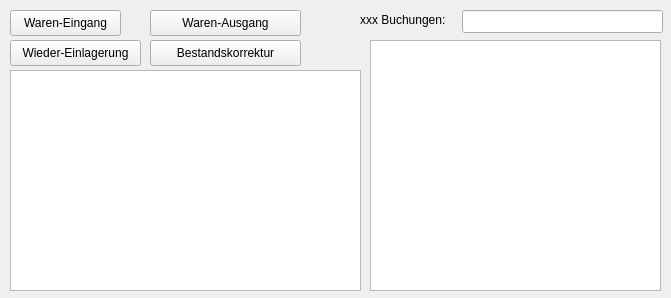
<?xml version="1.0" encoding="UTF-8"?>
<ui version="4.0">
 <class>Form_lager</class>
 <widget class="QWidget" name="Form_lager">
  <property name="geometry">
   <rect>
    <x>0</x>
    <y>0</y>
    <width>671</width>
    <height>298</height>
   </rect>
  </property>
  <property name="windowTitle">
   <string>Form</string>
  </property>
  <widget class="QLabel" name="label_suche">
   <property name="geometry">
    <rect>
     <x>360</x>
     <y>10</y>
     <width>101</width>
     <height>20</height>
    </rect>
   </property>
   <property name="text">
    <string>xxx Buchungen:</string>
   </property>
  </widget>
  <widget class="QLineEdit" name="lineEdit_suche">
   <property name="geometry">
    <rect>
     <x>462</x>
     <y>10</y>
     <width>201</width>
     <height>23</height>
    </rect>
   </property>
   <property name="toolTip">
    <string>&lt;html&gt;&lt;head/&gt;&lt;body&gt;&lt;p&gt;Tabellenfilter&lt;/p&gt;&lt;/body&gt;&lt;/html&gt;</string>
   </property>
  </widget>
  <widget class="QTableView" name="tableView">
   <property name="geometry">
    <rect>
     <x>10</x>
     <y>70</y>
     <width>351</width>
     <height>221</height>
    </rect>
   </property>
   <property name="dragEnabled">
    <bool>true</bool>
   </property>
   <property name="alternatingRowColors">
    <bool>true</bool>
   </property>
  </widget>
  <widget class="QPushButton" name="pushButton_in">
   <property name="geometry">
    <rect>
     <x>10</x>
     <y>10</y>
     <width>111</width>
     <height>26</height>
    </rect>
   </property>
   <property name="toolTip">
    <string>&lt;html&gt;&lt;head/&gt;&lt;body&gt;&lt;p&gt;Einen Wareneingang wird dann gebucht, wenn Ware von einem Lieferanten kommt und ins Lager eingelagert wird.Hier vorgenommene Buchungen haben Einfluss auf das Bestell-Modul&lt;/p&gt;&lt;p&gt;&lt;br/&gt;&lt;/p&gt;&lt;/body&gt;&lt;/html&gt;</string>
   </property>
   <property name="text">
    <string>Waren-Eingang</string>
   </property>
  </widget>
  <widget class="QPushButton" name="pushButton_out">
   <property name="geometry">
    <rect>
     <x>150</x>
     <y>10</y>
     <width>151</width>
     <height>26</height>
    </rect>
   </property>
   <property name="toolTip">
    <string>&lt;html&gt;&lt;head/&gt;&lt;body&gt;&lt;p&gt;Einen Wareneingang wird dann gebucht, wenn Ware aus dem Lager entnommen wird.&lt;/p&gt;&lt;/body&gt;&lt;/html&gt;</string>
   </property>
   <property name="text">
    <string>Waren-Ausgang</string>
   </property>
  </widget>
  <widget class="QTableView" name="tableView_artikel">
   <property name="geometry">
    <rect>
     <x>370</x>
     <y>40</y>
     <width>291</width>
     <height>251</height>
    </rect>
   </property>
   <property name="dragEnabled">
    <bool>true</bool>
   </property>
   <property name="alternatingRowColors">
    <bool>true</bool>
   </property>
  </widget>
  <widget class="QPushButton" name="pushButton_inagain">
   <property name="geometry">
    <rect>
     <x>10</x>
     <y>40</y>
     <width>131</width>
     <height>26</height>
    </rect>
   </property>
   <property name="toolTip">
    <string>&lt;html&gt;&lt;head/&gt;&lt;body&gt;&lt;p&gt;Eine Wieder-Einlagerung wird dann gebucht, wenn Ware z.B. aus dem Bankraum wieder ins Lager eingelagert wird.&lt;/p&gt;&lt;/body&gt;&lt;/html&gt;</string>
   </property>
   <property name="text">
    <string>Wieder-Einlagerung</string>
   </property>
  </widget>
  <widget class="QPushButton" name="pushButton_korrektur">
   <property name="geometry">
    <rect>
     <x>150</x>
     <y>40</y>
     <width>151</width>
     <height>26</height>
    </rect>
   </property>
   <property name="toolTip">
    <string>&lt;html&gt;&lt;head/&gt;&lt;body&gt;&lt;p&gt;Eine Bestandskorrektur wird dann gebucht, wenn die Bestandsmenge eines Artikels im Programm nicht mit der Bestandsmenge im Regalfach übereinstimmt, z.B. bei einer Inventur.&lt;/p&gt;&lt;/body&gt;&lt;/html&gt;</string>
   </property>
   <property name="text">
    <string>Bestandskorrektur</string>
   </property>
  </widget>
 </widget>
 <resources/>
 <connections/>
</ui>
